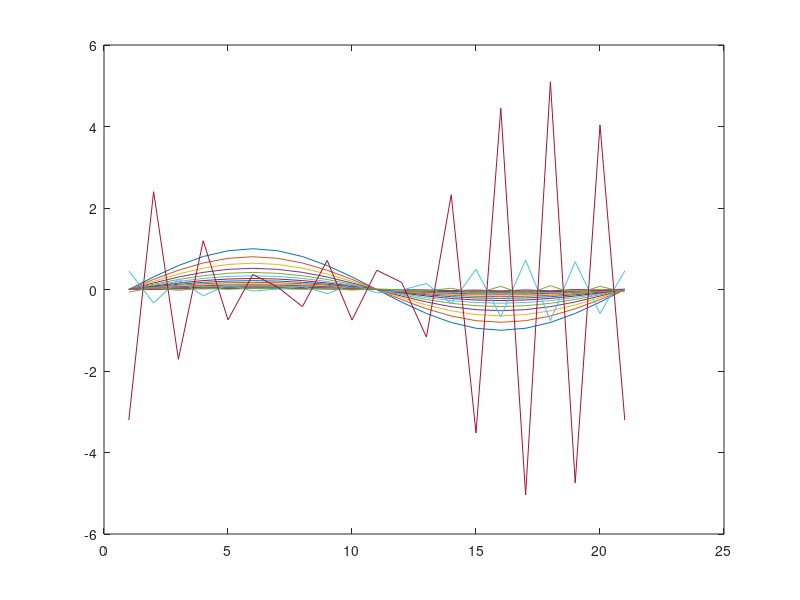

Source code (MATLAB):
%1) Solve using Forward Euler

%value of kappa
k = 0.1; 
%time and space step
dt = 0.05;
dx = 0.05;
xspan = 0:dx:1; 
tspan = 0:dt:1;
m = length(xspan);
n = length(tspan);
gamma = dt/(dx)^2;
%initial condition
init = @(x) sin(2*pi*x);

%creating discretized A for Forward Euler using periodic boundary condition
e = ones(m-1,1); 
A = spdiags([e -2*e e], -1:1, m-1,m-1);
A(1,end) = 1;
A(end,1) = 1;

U = zeros(m-1,n); 
for i = 1:m-1
    U(i,1) = init(xspan(i));
end


for i = 2:n
    U(:,i) =U(:,i-1)+ k*gamma*A*U(:,i-1);
    
end

U = [U;U(1,:)];
A1 = U(:,end);
for i = 1:n
    plot(U(:,i))
    hold on
    getframe
    continue
end
save A1.dat A1 -ascii

%b) Solve using Backward Euler (implicit)
%value of kappa
k = 0.1; 
%time and space step
dt = 0.05;
dx = 0.1;
xspan = 0:dx:1; 
tspan = 0:dt:1;
m = length(xspan);
n = length(tspan);
gamma = dt/dx^2;

%initial condition
init = @(x) sin(2*pi*x);

%creating discretized A for Forward Euler using periodic boundary condition
e = ones(m-1,1); 
A = spdiags([e -2*e e], -1:1, m-1,m-1);
A(1,end) = 1;
A(end,1) = 1;

U = zeros(m-1,n); 
for i = 1:m-1
    U(i,1) = init(xspan(i));
end

I = speye(m-1); 
A = I - (k*gamma*A);
inverse = inv(A);

for i = 2:n
    U(:,i) = inverse*U(:,i-1);   
    
end
U = [U;U(1,:)];
A2 = U(:,end);
save A2.dat A2 -ascii
%changing time and space step 
dt = 0.01;
dx = 0.01;
xspan = 0:dx:1; 
tspan = 0:dt:1;
m = length(xspan);
n = length(tspan);
gamma = dt/dx^2;

%initial condition
init = @(x) sin(2*pi*x);

%creating discretized A for Forward Euler using periodic boundary condition
e = ones(m-1,1); 
A = spdiags([e -2*e e], -1:1, m-1,m-1);
A(1,end) = 1;
A(end,1) = 1;
U = zeros(m-1,n); 
for i = 1:m-1
    U(i,1) = init(xspan(i));
end

I = speye(m-1); 
A = I - (k*gamma*A);
inverse = inv(A);

for i = 2:n
    U(:,i) = inverse*U(:,i-1);   
    
end
U = [U;U(1,:)];
A3 = U(:,end);
save A3.dat A3 -ascii

%Solve using Crank Nicolson method

dt = 0.05;
dx = 0.1;
xspan = 0:dx:1; 
tspan = 0:dt:1;
m = length(xspan);
n = length(tspan);
gamma = dt/(2*dx^2);

%initial condition
init = @(x) sin(2*pi*x);

%creating discretized A for Forward Euler using periodic boundary condition
e = ones(m-1,1); 
A = spdiags([e -2*e e], -1:1, m-1,m-1);

A(1,end) = 1;
A(end,1) = 1;

U = zeros(m-1,n); 
for i = 1:m-1
    U(i,1) = init(xspan(i));
end

I = speye(m-1);
B = I - (k*gamma*A);
inverse = inv(B);

for i = 2:n
    U(:,i) = inverse*(k*gamma*A*U(:,i-1)+U(:,i-1));
end
U = [U; U(1,:)];
A4 = U(:,end);
save A4.dat A4 -ascii

%changing time and space step
dt = 0.01;
dx = 0.01;
xspan = 0:dx:1; 
tspan = 0:dt:1;
m = length(xspan);
n = length(tspan);
gamma = dt/(2*dx^2);

%initial condition
init = @(x) sin(2*pi*x);

%creating discretized A for Forward Euler using periodic boundary condition
e = ones(m-1,1); 
A = spdiags([e -2*e e], -1:1, m-1,m-1);

A(1,end) = 1;
A(end,1) = 1;

U = zeros(m-1,n); 
for i = 1:m-1
    U(i,1) = init(xspan(i));
end

I = speye(m-1);
B = I - (k*gamma*A);
inverse = inv(B);

for i = 2:n
    U(:,i) = inverse*(k*gamma*A*U(:,i-1)+U(:,i-1));
end
U = [U;U(1,:)];
A5 = U(:,end);

save A5.dat A5 -ascii

